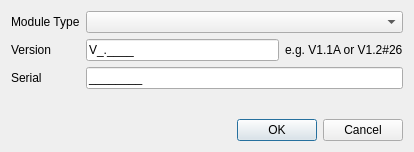
<?xml version="1.0" encoding="UTF-8"?>
<ui version="4.0">
 <class>ConfigBlockDialog</class>
 <widget class="QDialog" name="ConfigBlockDialog">
  <property name="windowModality">
   <enum>Qt::WindowModal</enum>
  </property>
  <property name="geometry">
   <rect>
    <x>0</x>
    <y>0</y>
    <width>414</width>
    <height>152</height>
   </rect>
  </property>
  <property name="contextMenuPolicy">
   <enum>Qt::NoContextMenu</enum>
  </property>
  <property name="windowTitle">
   <string>Toradex Config Block</string>
  </property>
  <property name="modal">
   <bool>true</bool>
  </property>
  <layout class="QVBoxLayout" name="verticalLayout">
   <item>
    <layout class="QFormLayout" name="formLayout">
     <item row="0" column="0">
      <widget class="QLabel" name="label">
       <property name="text">
        <string>Module Type</string>
       </property>
      </widget>
     </item>
     <item row="0" column="1">
      <widget class="QComboBox" name="moduleType"/>
     </item>
     <item row="3" column="0">
      <widget class="QLabel" name="label_3">
       <property name="text">
        <string>Serial</string>
       </property>
      </widget>
     </item>
     <item row="3" column="1">
      <widget class="QLineEdit" name="moduleSerial">
       <property name="inputMask">
        <string>99999999;_</string>
       </property>
      </widget>
     </item>
     <item row="1" column="1">
      <layout class="QGridLayout" name="gridLayout">
       <item row="0" column="0">
        <widget class="QLineEdit" name="moduleVersion">
         <property name="inputMask">
          <string>VD.9&gt;Xdd;_</string>
         </property>
         <property name="cursorPosition">
          <number>1</number>
         </property>
        </widget>
       </item>
       <item row="0" column="1">
        <widget class="QLabel" name="label_4">
         <property name="text">
          <string>e.g. V1.1A or V1.2#26</string>
         </property>
        </widget>
       </item>
      </layout>
     </item>
     <item row="1" column="0">
      <widget class="QLabel" name="label_2">
       <property name="text">
        <string>Version</string>
       </property>
      </widget>
     </item>
    </layout>
   </item>
   <item>
    <widget class="QDialogButtonBox" name="buttonBox">
     <property name="orientation">
      <enum>Qt::Horizontal</enum>
     </property>
     <property name="standardButtons">
      <set>QDialogButtonBox::Cancel|QDialogButtonBox::Ok</set>
     </property>
    </widget>
   </item>
  </layout>
 </widget>
 <resources/>
 <connections>
  <connection>
   <sender>buttonBox</sender>
   <signal>accepted()</signal>
   <receiver>ConfigBlockDialog</receiver>
   <slot>accept()</slot>
   <hints>
    <hint type="sourcelabel">
     <x>206</x>
     <y>126</y>
    </hint>
    <hint type="destinationlabel">
     <x>206</x>
     <y>74</y>
    </hint>
   </hints>
  </connection>
  <connection>
   <sender>buttonBox</sender>
   <signal>rejected()</signal>
   <receiver>ConfigBlockDialog</receiver>
   <slot>reject()</slot>
   <hints>
    <hint type="sourcelabel">
     <x>206</x>
     <y>126</y>
    </hint>
    <hint type="destinationlabel">
     <x>206</x>
     <y>74</y>
    </hint>
   </hints>
  </connection>
 </connections>
</ui>
